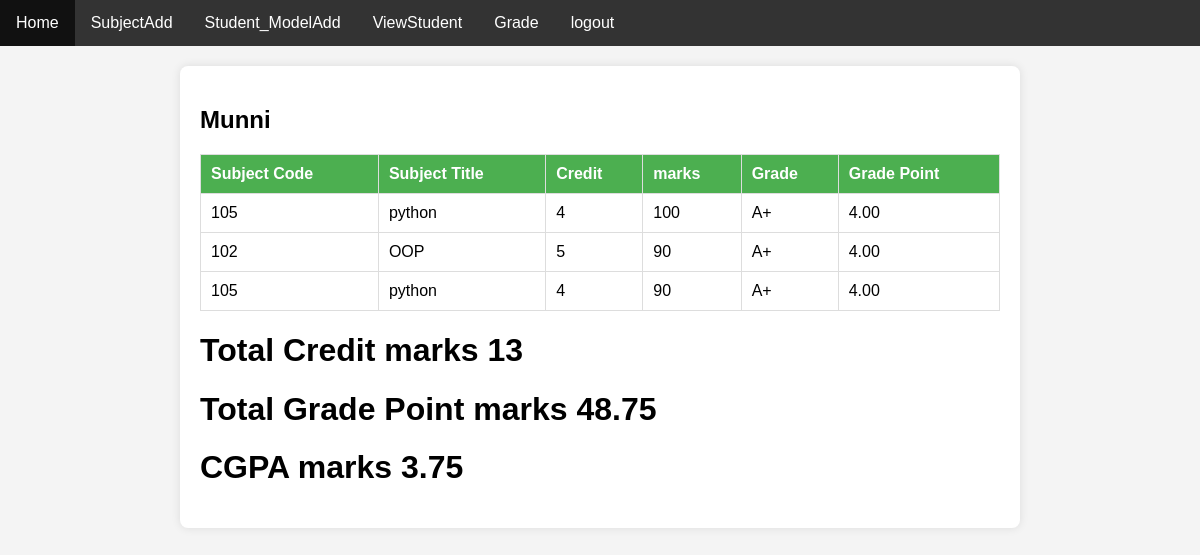
The app's page /viewMarksPage/6 with its own data.
### myApp/models.py (models this page shows, shortened)
class Student_Model(models.Model):
    gender=[
        ('male','Male'),
        ('female','Female')
    ]
    name=models.CharField(max_length=100,null=True)
    age=models.IntegerField()
    depertment=models.CharField(max_length=120,null=True)
    subject=models.ManyToManyField(subjectModel,null=True)
    gender=models.CharField(choices=gender,null=True,max_length=120)

class grade(models.Model):
    subject=models.ForeignKey(subjectModel,on_delete=models.CASCADE,null=True)
    student=models.ForeignKey(Student_Model,on_delete=models.CASCADE,null=True)
    marks=models.IntegerField()
    letter_grade = models.CharField(max_length=2, blank=True)

class subjectModel(models.Model):
    subject_name=models.CharField(max_length=100,null=True,)
    student_code=models.CharField(max_length=100,null=True)
    credit=models.IntegerField(null=True)

### myApp/views.py (the view)
# urls.py: path('viewMarksPage/<str:student_id>', viewMarksPage,name="viewMarksPage")
def viewMarksPage(request, student_id):
    student = Student_Model.objects.get(pk=student_id)
    marks = grade.objects.filter(student=student)
    total_credit = 0
    total_grade_point = 0
    cgpa=0
    for mark in marks:
        subject_credit = int(mark.subject.credit)
        if mark.marks >= 40:
            if mark.marks >= 75:
                grade_point = 3.75
            elif mark.marks >= 70:
                grade_point = 3.50
            elif mark.marks >= 65:
                grade_point = 3.25
            elif mark.marks >= 60:
                grade_point = 3.00
            elif mark.marks >= 55:
                grade_point = 2.75
            elif mark.marks >= 50:
                grade_point = 2.50
            elif mark.marks >= 45:
                grade_point = 2.25
            else:
                grade_point = 2.00
            total_credit += subject_credit
            total_grade_point += subject_credit * grade_point
            cgpa=total_grade_point/total_credit
    context = {
        'student': student,
        'marks': marks,
        'total_credit': total_credit,
        'total_grade_point': total_grade_point,
        'cgpa':cgpa
    }
    return render(request, 'viewMarksPage.html', context)

### template/viewMarksPage.html (shortened to what this page needs)
{% include "base.html" %}
{% block content %}
<!DOCTYPE html>
<html lang="en">
<head>
</head>
<body>
<div class="container">
    <h2> {{ student.name }}</h2>
    <table>
        <thead>
            <tr>
                <th>Subject Code</th>
                <th>Subject Title</th>
                <th>Credit</th>
                <th>marks</th>
                <th>Grade</th>
                <th>Grade Point</th>
            </tr>
        </thead>
        <tbody>
            {% for i in marks.all %}
                <tr>
                    <td>{{ i.subject.student_code }}</td>
                    <td>{{ i.subject.subject_name }}</td>
                    <td>{{ i.subject.credit }}</td>
                    <td>{{ i.marks }}</td>
                    <td>
                        {% if i.marks >= 80 %}
                            A+
                        {% elif i.marks >= 75 %}
                            A
                        {% elif i.marks >= 70 %}
                            A-
                        {% elif i.marks >= 65 %}
                            B+
                        {% elif i.marks >= 60 %}
                            B
                        {% elif i.marks >= 55 %}
                            B-
                        {% elif i.marks >= 50 %}
                            C+
                        {% elif i.marks >= 45 %}
                            C
                        {% elif i.marks >= 40 %}
                            D
                        {% else %}
                            F
                        {% endif %}
                    </td>
                    <td>
                        {% if i.marks >= 80 %}
                            4.00
                        {% elif i.marks >= 75 %}
                            3.75
                        {% elif i.marks >= 70 %}
                            3.50
                        {% elif i.marks >= 65 %}
                            3.25
                        {% elif i.marks >= 60 %}
                            3.00
                        {% elif i.marks >= 55 %}
                            2.75
                        {% elif i.marks >= 50 %}
                            2.50
                        {% elif i.marks >= 45 %}
                            2.25
                        {% elif i.marks >= 40 %}
                            2.00
                        {% else %}
                            0.00
                        {% endif %}
                    </td>
                </tr>
            {% endfor %}
        </tbody>
    </table>
    <h1>Total Credit marks {{total_credit}}</h1>
    <h1>Total Grade Point marks {{total_grade_point}}</h1>
    <h1>CGPA marks {{cgpa}}</h1>
</div>
</body>
</html>
{% endblock content %}

### template/viewMarksPage.html (style rules this page uses)
body { font-family: Arial, sans-serif; background-color: #f4f4f4; margin: 0; padding: 0; }
.container { max-width: 800px; margin: 20px auto; background-color: #fff; padding: 20px; border-radius: 8px; box-shadow: 0 0 10px rgba(0, 0, 0, 0.1); }
table { width: 100%; border-collapse: collapse; margin-top: 20px; }
th, td { border: 1px solid #ddd; padding: 10px; text-align: left; }
th { background-color: #4caf50; color: white; }

### records on screen
Student_Model: name "Munni"
grade: subject.student_code "105", subject.subject_name "python", subject.credit "4", marks "100", shows "A+", shows "4.00"
grade: subject.student_code "102", subject.subject_name "OOP", subject.credit "5", marks "90", shows "A+", shows "4.00"
grade: subject.student_code "105", subject.subject_name "python", subject.credit "4", marks "90", shows "A+", shows "4.00"

### other values on screen
{{ total_credit }} "13"
{{ total_grade_point }} "48.75"
{{ cgpa }} "3.75"
